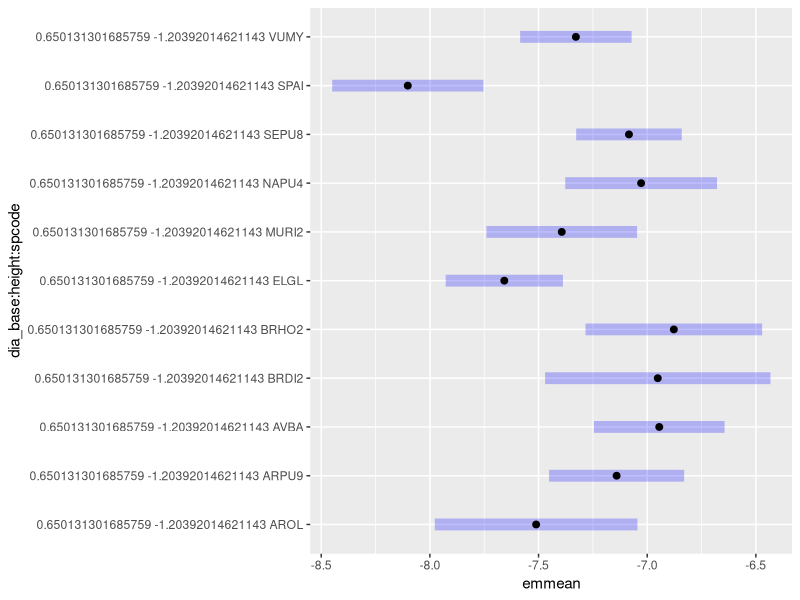
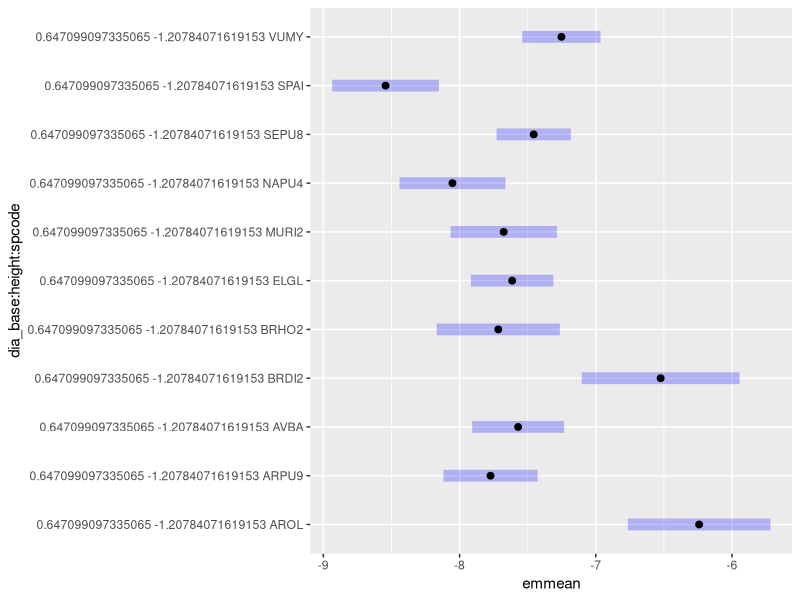
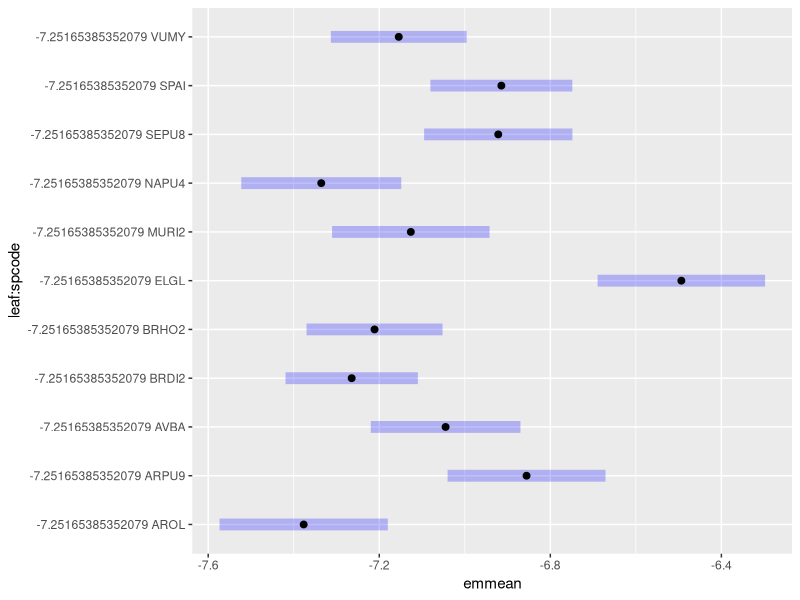

Here is the R script that generated these plots, in order:
## grass-allometry.R

## fit allometry model for 12 California grasses
## 1. model selection to find the best allometry model for each organ
## 2. test some allometry hypotheses 

setwd("~/California-grass-allometry/scripts")

library(tidyverse)
library(lmtest)
library(lme4)
library(car)
library(emmeans)



g_2_kg = 0.001
cm2_2_m2 = 0.0001
cm_2_m = 0.01
mass_2_C = 2
kg_2_g = 1000
wooden = 0.001
day2sec = 86400


mass       <- read.csv("../data/biomass.csv"    ,stringsAsFactors = FALSE)
size       <- read.csv("../data/plant-size.csv" ,stringsAsFactors = FALSE)
sp         <- read.csv("../data/species.csv"    ,stringsAsFactors = FALSE)
sla_mass   <- read.csv("../data/SLA-biomass.csv",stringsAsFactors = FALSE)
sla_area   <- read.csv("../data/leaf-area.csv"  ,stringsAsFactors = FALSE) 


sla        <- sla_area                                              %>%  
              left_join(sla_mass, by=c("spcode","rep"))             %>% 
              mutate(sla = area/biomass)                            %>% 
              group_by(spcode)                                      %>% 
              summarise(sla = mean(sla,na.rm=TRUE))                 %>% 
              ungroup()                                             %>% 
              mutate(sla = sla*cm2_2_m2)

  
mass <- mass                                                        %>%  
        mutate(id = paste(spcode, rep, sep="-"))

mass_wide <- mass                                                   %>% 
             pivot_wider(names_from = organ, values_from = biomass)


mass_wide <- mass_wide                                              %>% 
             group_by(spcode, rep,id)                               %>% 
             mutate(stem  = sum(stem, extra_stem, na.rm=TRUE)
                   ,agb   = sum(stem, leaf, repro, na.rm=TRUE)
                   ,tmass = sum(agb,root, na.rm=TRUE))              %>% 
             ungroup()                                              %>% 
             dplyr::select(-extra_stem)

size <- size                                        %>% 
        mutate(id = paste(spcode, rep, sep="-"))    %>% 
        group_by(spcode,rep,id)                     %>% 
        mutate(dia_base = mean(dia_base1,dia_base2)
              ,dia_can  = mean(dia_can1,dia_can2  ) 
              ,date     = lubridate::mdy(date)    ) %>% 
        ungroup()


all <- mass_wide                                            %>% 
       left_join(size, by = c("spcode", "rep","id"))        %>% 
       left_join(sla,  by =   "spcode")                     %>% 
       left_join (sp,  by =   "spcode")                     %>% 
       filter(spcode!="POSE")
        
all <- all                                                  %>% 
       mutate(carea      = pi*(dia_can*dia_can/4  )
             ,barea      = pi*(dia_base*dia_base/4)      
             ,height     = height*cm_2_m
             ,stem       = stem*g_2_kg
             ,stem_c     = stem*mass_2_C
             ,root       = root*g_2_kg
             ,root_c     = root*mass_2_C
             ,leaf       = leaf*g_2_kg
             ,leaf_c     = leaf*mass_2_C
             ,repro      = repro*g_2_kg
             ,repro_c    = repro*mass_2_C
             ,agb        = agb*g_2_kg
             ,agb_c      = agb*mass_2_C
             ,tmass      = tmass*g_2_kg
             ,tmass_c    = tmass*mass_2_C
             ,barea      = barea*cm2_2_m2
             ,carea      = carea*cm2_2_m2
             ,cradius    = dia_can/2
             ,lf2rt      = root_c/leaf_c
             ,agb2rt     = root_c/agb_c
             ,seed_alloc = repro_c/agb_c
             ,lf2sm      = leaf_c/stem_c
             ,ca2ba      = barea/carea
             ,tlarea     = leaf*sla)


all_log <- all                                                  %>% 
           mutate(across(c("stem","stem_c","root","root_c"    , 
                           "leaf","leaf_c","repro","repro_c"  ,
                           "agb","agb_c","tmass","tmass_c"    ,
                           "dia_base","dia_can","length"      ,
                           "height","barea","carea","lf2sm"   ,
                           "ca2ba","sla","tlarea")            ,
                           ~log(.x)))


####### 1. Allometry model selection and species-specific variation #######

#### 1a.height allometry model ####

hgt_null  <- lm(height ~ dia_base, all_log)
hgt_full  <- lm(height ~ dia_base*spcode,all_log)
AIC(hgt_null,hgt_full)
hgt_poshoc  <- emmeans(hgt_full, pairwise ~ dia_base*spcode)


hgt_allom <- hgt_full
summary(hgt_allom)
anova(hgt_allom)

#### 1b.canopy area allometry ####

ca_null1  <- lm(carea ~ dia_base + height, all_log)
ca_null2  <- lm(carea ~ dia_base, all_log)
ca_null3  <- lm(carea ~ height, all_log)
ca_full1  <- lm(carea ~ (dia_base + height)*spcode, all_log)
ca_full2  <- lm(carea ~ dia_base*spcode, all_log)
ca_full3  <- lm(carea ~ height*spcode, all_log)
AIC(ca_null1,ca_null2,ca_null3,ca_full1,ca_full2,ca_full3)
ca_poshoc <- emmeans(ca_full1, pairwise ~ dia_base:height:spcode)
ca_poshoc

ca_allom <- ca_full1
summary(ca_allom)
anova(ca_allom)

####1c. leaf allometry ####
lf_null1  <- lm(leaf ~ dia_base, all_log)
lf_null2  <- lm(leaf ~ dia_base + height, all_log)
lf_null3  <- lm(leaf ~ height, all_log)
lf_full1  <- lm(leaf ~ dia_base*spcode, all_log)
lf_full2  <- lm(leaf ~ (dia_base + height)*spcode,all_log)
lf_full3  <- lm(leaf ~ height*spcode, all_log)
AIC(lf_null1,lf_null2,lf_null3,lf_full1,lf_full2,lf_full3)

lf_allom  <- lf_full2
anova(lf_allom)
summary(lf_allom)
lf_poshoc <- emmeans(lf_allom, pairwise ~ dia_base:height:spcode)
lf_poshoc
plot(lf_poshoc)

#### 1d.stem allometry ####
sm_null1 <- lm(stem ~ dia_base, all_log)
sm_null2 <- lm(stem ~ height, all_log)
sm_null3 <- lm(stem ~ dia_base + height, all_log)
sm_full1 <- lm(stem ~ dia_base*spcode, all_log)
sm_full2 <- lm(stem ~ height*spcode, all_log)
sm_full3 <- lm(stem ~ (dia_base + height)*spcode, all_log)
AIC(sm_null1,sm_null2,sm_null3,sm_full1,sm_full2,sm_full3)

sm_allom <- sm_full3
summary(sm_allom)
anova(sm_allom)
sm_poshoc <- emmeans(sm_allom,pairwise ~ dia_base:height:spcode)
sm_poshoc
plot(sm_poshoc)

#### 1e. root allometry ####
rt_null1 <- lm(root ~ leaf,all_log)
rt_null2 <- lm(root ~ agb, all_log)
rt_null3 <- lm(root ~ dia_base, all_log)
rt_full1 <- lm(root ~ leaf*spcode,all_log)
rt_full2 <- lm(root ~ agb*spcode,all_log)
rt_full3 <- lm(root ~ dia_base*spcode,all_log)
AIC(rt_null1,rt_null2,rt_null3,rt_full1,rt_full2,rt_full3)

rt_allom <- rt_full1
summary(rt_allom)
anova(rt_allom)
rt_poshoc <- emmeans(rt_allom,pairwise ~ leaf:spcode)
rt_poshoc
plot(rt_poshoc)

####### 2.Hypothesis testing #######

#### 2a. root allocation is greater in perennial and C4 plants #### 

#hypo_df      <- all_log %>% filter(!is.na(repro))

frt_hmod    <- lmer(root ~ leaf*growth*photo + (1|spcode)
                 , data = all_log
                 , REML = TRUE)

summary(frt_hmod)
Anova(frt_hmod) 


## perennial plants have smaller roots and allocate less to below-ground than annual plants at same leaf biomass level
## C4 plants allocate more to below-ground than C3 plants at same leaf biomass level, but overall there's no difference
## between C3 and C4 plants regarding root biomass.But these statements only apply to mature plants. 
## when all data are used (including seedlings and smaller plants), there's ontogenetic effects that we only
## see higher root allocation at later stage in perennial plants. 



####### H2: fast growlers invest more in reproduction #######

## growth rate

growth <- function(df){
  lm(agb ~ lagday, data=df) 
}

grow_df   <- all_log                                                %>% 
             group_by(spcode)                                       %>% 
             mutate(lagsec = as.numeric(difftime(date,min(date)))
                   ,lagday = lagsec/day2sec
                   ,lagday = ifelse(lagday==0,1,lagday-1))          %>% 
             select(-lagsec)                                        %>% 
             ungroup()
  
grow_df   <- grow_df                                     %>% 
             group_by(spcode)                            %>% 
             nest()                                      %>% 
             mutate(grow_mod = map(data,growth))

grow_df   <- grow_df                                      %>% 
             mutate(stat = map(grow_mod,broom::glance))   %>% 
             unnest(stat)

grow_df   <- grow_df                                      %>% 
             mutate(mod_tidy = map(grow_mod,broom::tidy)) %>% 
             unnest(mod_tidy,names_sep="_")               

grow_coef <- grow_df                          %>% 
             filter(mod_tidy_term =="lagday") %>% 
             select(spcode
                   ,mod_tidy_estimate)        %>% 
             rename(grate = mod_tidy_estimate)

repro_df   <- all                                                    %>% 
              filter(!is.na(seed_alloc))                             %>%
              left_join(grow_coef,by="spcode")                       %>%
              group_by(spcode)                                       %>% 
              mutate(repro_sd  = sd(seed_alloc)
                    ,repro_se  = repro_sd/sqrt(length(seed_alloc))
                    ,repro_ave = mean(seed_alloc))                   %>% 
              ungroup()                       

                

repro_mod  <- lmer(seed_alloc ~ grate + (1|spcode)
                   ,data=repro_df
                   ,REML=TRUE)
summary(repro_mod)
Anova(repro_mod) 


# reproduction allocation (as %above-ground biomass)
# is positively related to growth rate of above-ground biomass


######## H3: leaf/stem ratio is influenced by      #######
####### height (-) and specific leaf area (-)      #######  
#zscore <- function(x) (x - mean(x, na.rm=TRUE)) / sd(x, na.rm = TRUE) 

h3df         <- all_log                               %>% 
                select(spcode,height,sla,lf2sm)        
                
lsratio_mod  <- lmer(lf2sm ~ height*sla + (1|spcode)
                    , data = h3df
                    , REML = TRUE)

summary(lsratio_mod)
Anova(lsratio_mod)



####### Fit species-specific allometry with intercept correction #######

## define allometry funtions

allom_lf <- function(df){
  lm(leaf ~ dia_base + height, data=df) 
}

allom_stem <- function(df){
  lm(stem ~ dia_base + height, data=df)
}

allom_rot <- function(df){
  lm(root ~ leaf, data=df)
}

allom_ca <- function(df){
  lm(carea ~ dia_base + height, data=df)
}

allom_hgt <- function(df){
  lm(height ~ dia_base, data=df)
}


## species-specific models 

mod_df <- all_log %>% group_by(spcode) %>% nest()
mod_df <- mod_df %>% mutate(lf_mod = map(data, allom_lf),
                            hgt_mod = map(data,allom_hgt),
                            sm_mod = map(data,allom_stem),
                            rot_mod = map(data,allom_rot),
                            ca_mod = map(data,allom_ca),
                            lf_pred = map2(.x=lf_mod, .y=data,~predict(object=.x,newdata=.y)),
                            hgt_pred = map2(.x=hgt_mod, .y=data,~predict(object=.x,newdata=.y)),
                            sm_pred = map2(.x=sm_mod, .y=data,~predict(object=.x,newdata=.y)),
                            rot_pred = map2(.x=rot_mod, .y=data,~predict(object=.x,newdata=.y)),
                            ca_pred = map2(.x=ca_mod, .y=data,~predict(object=.x,newdata=.y))) 

##glance for model statistic
mod_df <- mod_df %>% mutate(lf = map(lf_mod,broom::glance),
                            hgt = map(hgt_mod,broom::glance),
                            sm = map(sm_mod, broom::glance),
                            rot = map(rot_mod, broom::glance),
                            ca = map(ca_mod,broom::glance)) %>% 
  unnest(c(lf,hgt,sm,rot,ca),
         names_sep=".")

mod_df <- mod_df %>% mutate(lf_tidy = map(lf_mod, broom::tidy),
                            hgt_tidy = map(hgt_mod, broom::tidy),
                            sm_tidy = map(sm_mod, broom::tidy),
                            rot_tidy = map(rot_mod, broom::tidy),
                            ca_tidy = map(ca_mod, broom::tidy))

## flat model parameter tables
rthgt_params <- mod_df %>% dplyr::select(spcode,data,hgt_tidy,
                                       rot_tidy,hgt_pred,rot_pred)          %>% 
  unnest(c(hgt_tidy,rot_tidy),names_sep=".", keep_empty=TRUE)

lsc_params <- mod_df %>% dplyr::select(spcode, data, sm_tidy,lf_tidy,
                                       ca_tidy,sm_pred,lf_pred,ca_pred)     %>% 
  unnest(c(sm_tidy,lf_tidy,ca_tidy),names_sep=".")


rthgt_df <- rthgt_params                               %>% 
            unnest(c(data,hgt_pred,
                     rot_pred),
                  keep_empty = TRUE)

lsc_df  <- lsc_params                                  %>% 
           unnest(c(data,sm_pred,
                    lf_pred,ca_pred),
                  keep_empty = TRUE)


rthgt_intcpt <- rthgt_df %>% filter(hgt_tidy.term=="(Intercept)")
rthgt_slope  <- rthgt_df %>% filter(hgt_tidy.term=="dia_base")

lsc_intcpt <- lsc_df  %>% filter(sm_tidy.term=="(Intercept)")
lsc_slope <-  lsc_df  %>% filter(sm_tidy.term %in% c("dia_base","height"))

rthgt_slope <- rthgt_slope                             %>% 
  dplyr::select(spcode,short,photo,growth,id,dia_base,
                height,root,repro,agb,
                rot_pred,hgt_pred,
                hgt_tidy.estimate,rot_tidy.estimate)   %>% 
         rename(hgt_slope = hgt_tidy.estimate,
                rot_slope = rot_tidy.estimate)

rthgt_intcpt <- rthgt_intcpt                            %>% 
                dplyr::select(spcode,short,photo,
                              growth,id,hgt_tidy.estimate,
                              rot_tidy.estimate)        %>% 
                rename(hgt_incpt = hgt_tidy.estimate,
                       rot_incpt = rot_tidy.estimate)

lsc_slope  <- lsc_slope                                   %>% 
             dplyr::select(spcode,short,photo,
                           growth,id,stem,leaf,
                           carea,sm_pred,lf_pred,
                           ca_pred,sm_tidy.estimate,
                           sm_tidy.term,lf_tidy.estimate,
                           lf_tidy.term,ca_tidy.estimate,
                           ca_tidy.term)                 %>% 
  pivot_wider(names_from  = sm_tidy.term,
              values_from = c(sm_tidy.estimate,
                              lf_tidy.estimate,
                              ca_tidy.estimate),
              names_sep   = ".")                         %>%
 rename(dbh_sm = sm_tidy.estimate.dia_base,
        hgt_sm = sm_tidy.estimate.height,
        dbh_lf = lf_tidy.estimate.dia_base,
        hgt_lf = lf_tidy.estimate.height,
        dbh_ca = ca_tidy.estimate.dia_base,
        hgt_ca = ca_tidy.estimate.height)               %>% 
  group_by(spcode)                                      %>% 
  mutate(dbh_sm = unique(dbh_sm[!is.na(dbh_sm)]),
         hgt_sm = unique(hgt_sm[!is.na(hgt_sm)]),
         dbh_lf = unique(dbh_lf[!is.na(dbh_lf)]),
         hgt_lf = unique(hgt_lf[!is.na(hgt_lf)]),
         dbh_ca = unique(dbh_ca[!is.na(dbh_ca)]),
         hgt_ca = unique(hgt_ca[!is.na(hgt_ca)]))        %>% 
  ungroup()                                              %>% 
  select(-c(lf_tidy.term,ca_tidy.term))                  %>% 
  distinct()



  

lsc_intcpt <- lsc_intcpt                                 %>% 
              dplyr::select(spcode,short,photo,growth,id,
                            sm_tidy.estimate,
                            lf_tidy.estimate, 
                            ca_tidy.estimate)            %>% 
  rename(sm_incpt =  sm_tidy.estimate,
         lf_incpt = lf_tidy.estimate,
         ca_incpt = ca_tidy.estimate)

lsc_all  = lsc_intcpt                                    %>%  
           left_join(lsc_slope,by=c("spcode","short",
                                    "photo","growth","id"))

obs_predic <- rthgt_slope                               %>% 
              left_join(rthgt_intcpt, 
                        by=c("spcode","short","photo",
                             "growth","id"))            %>% 
              ungroup()

obs_predic <- obs_predic                                %>% 
              left_join(lsc_all,by=c("spcode","short","photo",
                                     "growth","id"))    %>% 
              ungroup()

## let's correct for intercept, see ref: 
## https://www.jstor.org/stable/1937343?seq=1&cid=pdf-reference#references_tab_contents

obs_predic <- obs_predic %>% group_by(spcode) %>% 
  mutate(lf_n = length(!is.na(leaf)),
         sm_n = length(!is.na(stem)),
         rt_n = length(!is.na(root)),
         hgt_n = length(!is.na(height)),
         ca_n  = length(!is.na(carea)),
         lf_sme = (leaf-lf_pred)*(leaf-lf_pred),
         sm_sme = (stem-sm_pred)*(stem-sm_pred),
         rt_sme = (root-rot_pred)*(root-rot_pred),
         hgt_sme = (height-hgt_pred)*(height-hgt_pred),
         ca_sme = (carea-ca_pred)*(carea-ca_pred))

obs_predic <- obs_predic %>% mutate(lf_cf = sum(lf_sme, na.rm=TRUE)/(lf_n-2)/2,
                                    sm_cf = sum(sm_sme,na.rm=TRUE)/(sm_n-3)/2,
                                    rt_cf = sum(rt_sme, na.rm=TRUE)/(rt_n-2)/2,
                                    hgt_cf = sum(hgt_sme, na.rm=TRUE)/(hgt_n-2)/2,
                                    ca_cf = sum(ca_sme, na.rm=TRUE)/(ca_n-2)/2) %>% 
  ungroup()


obs_predic <- obs_predic %>% mutate(across(c("lf_incpt","hgt_incpt",
                                             "sm_incpt","rot_incpt",
                                             "ca_incpt","leaf","stem",
                                             "root","carea","dia_base",
                                             "height","lf_cf","sm_cf","rt_cf",
                                             "hgt_cf","ca_cf"),exp))

## update intercept
obs_predic <- obs_predic %>% mutate(lf_incpt = lf_incpt*lf_cf,
                                    hgt_incpt = hgt_incpt*hgt_cf,
                                    sm_incpt = sm_incpt*sm_cf,
                                    rot_incpt = rot_incpt*rt_cf,
                                    ca_incpt = ca_incpt*ca_cf)

## update prediction in un-logged form
obs_predic <- obs_predic %>% group_by(spcode)                  %>% 
  mutate(lf_pred = lf_incpt*(dia_base^dbh_lf)*(height^hgt_lf),
         hgt_pred = hgt_incpt*(dia_base^hgt_slope),
         sm_pred = sm_incpt*(dia_base^dbh_sm)*(height^hgt_sm),
         rt_pred = rot_incpt*(leaf^rot_slope),
         ca_pred = ca_incpt*(dia_base^dbh_ca)*(height^hgt_ca)) %>% 
         ungroup()

## convert carbon to g

obs_predic <- obs_predic %>% mutate(leaf = leaf*kg_2_g,
                                    stem = stem*kg_2_g,
                                    root = root*kg_2_g,
                                    lf_pred = lf_pred*kg_2_g,
                                    sm_pred = sm_pred*kg_2_g,
                                    rot_pred = rot_pred*kg_2_g)
